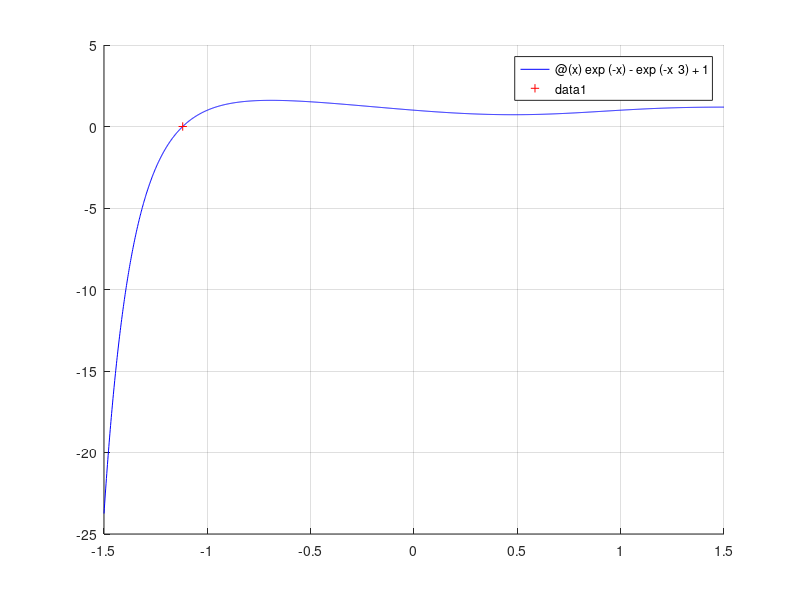

Reproduce this figure in MATLAB.
% 2022 Hien PHAN
clc;
clear;
clf;
%----------------------------
f = @(x) exp(-x)-exp(-x^3)+1

options = optimset('Display','iter','TolFun',1e-4);

hold on
[x, fval, info, output] = fzero (f, 1, options)
%------------------------------

fplot(f, [-1.5 1.5], 'b');
plot(x, f(x), 'r+');
grid on
hold off
